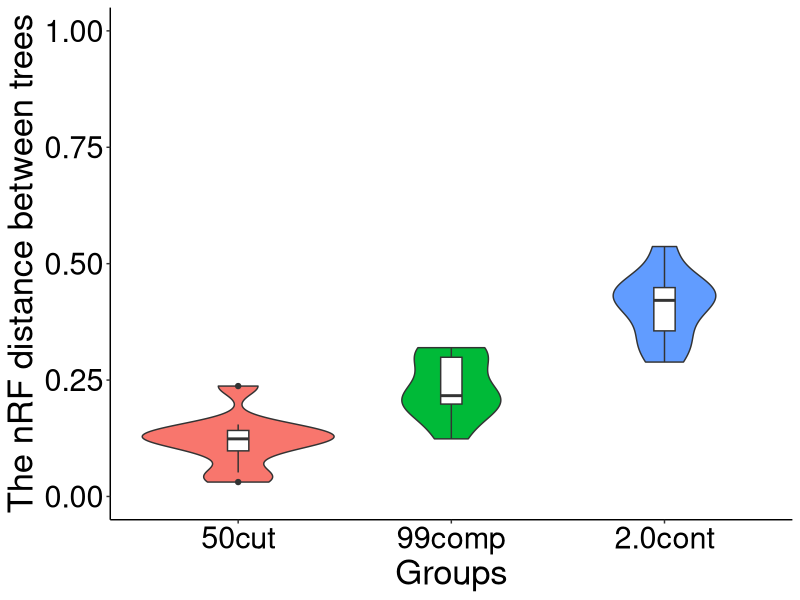
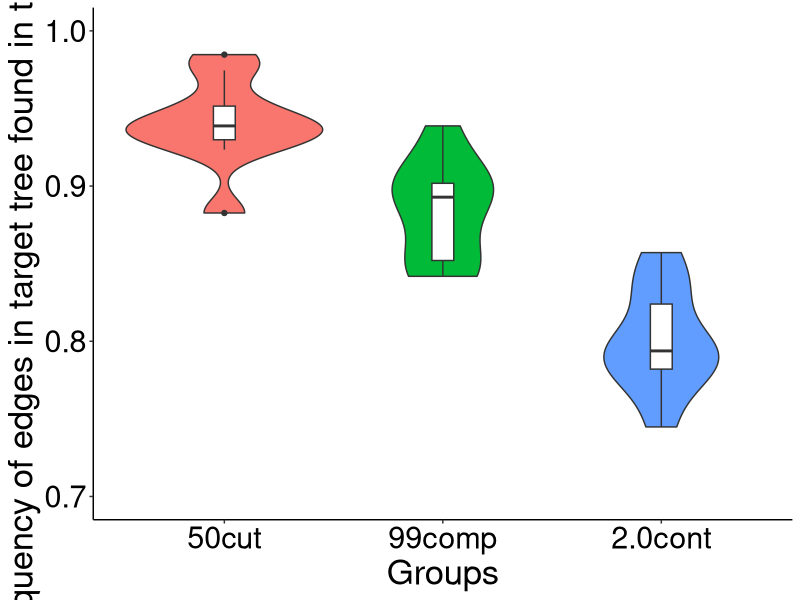

These charts were generated, in order, by the following R code:
library(tidyverse)
library(dplyr)
library(ggplot2) 

## Load phylogenetic comparison data of E. coli.
EC_group <- read.table(file = "R_code/Fig7.phylogenetic_tree/EC_10_groups_core_algn_ete.txt", sep = "\t" )
EC_group$V1 <- factor(EC_group$V1, levels=c("50cut", "99comp", "2.0cont"))

## The nRF values for 10 E. coli datasets. The y-axis range between 0 and 1.
plot_EC <- ggplot(data=EC_group,aes(x=V1, y=V2, group=V1, fill=V1))+
  geom_violin(trim=TRUE)+
  geom_boxplot(width=0.1, fill="white")+
  theme(legend.position="none",
        axis.text.x = element_text(color="black", size=22),
        axis.text.y = element_text(color="black", size=22),
        axis.title.x = element_text(size=25),
        axis.title.y = element_text(size=25))+
  theme(panel.grid.major = element_blank(), panel.grid.minor = element_blank(),
        panel.background = element_blank(), axis.line = element_line(colour = "black"))+
  scale_x_discrete(name="Groups")+
  scale_y_continuous(name="The nRF distance between trees", limits = c(0, 1))

plot_EC

## The frequency of edges (for Figure S9.C). 
plot_EC_edges <- ggplot(data=EC_group,aes(x=V1, y=V3, group=V1, fill=V1)) +
  geom_violin(trim=TRUE)+
  geom_boxplot(width=0.1, fill="white")+
  theme(legend.position="none",
        axis.text.x = element_text(color="black", size=22),
        axis.text.y = element_text(color="black", size=22),
        axis.title.x = element_text(size=25),
        axis.title.y = element_text(size=25))+
  theme(panel.grid.major = element_blank(), panel.grid.minor = element_blank(),
        panel.background = element_blank(), axis.line = element_line(colour = "black"))+
  scale_x_discrete(name="Groups")+
  #scale_y_continuous(name="The normalized Robinson-Foulds (nRF) distance between trees", limits = c(0, 0.6))
  scale_y_continuous(name="The frequency of edges in target tree found in the reference", limits = c(0.7, 1))

plot_EC_edges
